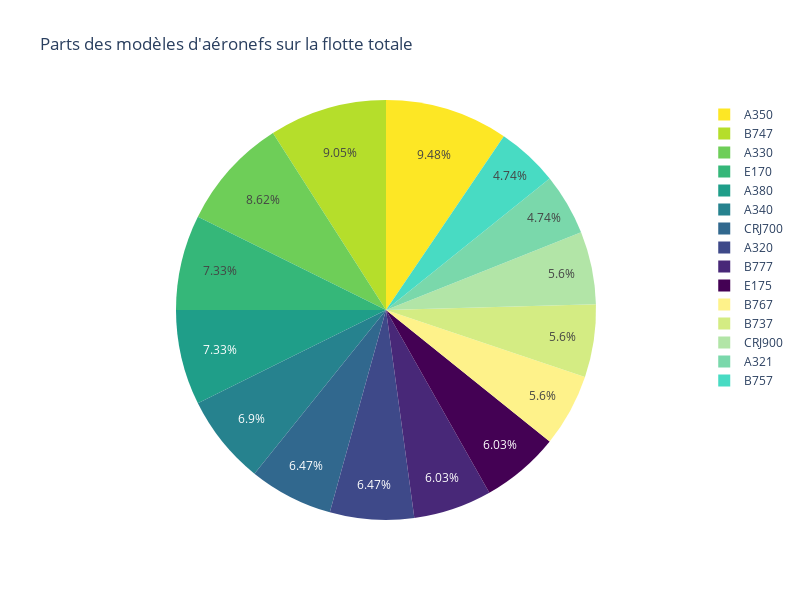

Notebook cell for this chart:
### Code cell
fig = px.pie(
    df_aeronefs,
    names = 'type_model',
    title  = "Parts des modèles d'aéronefs sur la flotte totale",
    color_discrete_sequence = px.colors.sequential.Viridis_r,
    width = 800,
    height = 600
)
fig.show()

### Figure 1 — Plotly figure (JSON) as saved in the notebook; plotly's stock layout.template omitted (floating-point values rounded to 4 significant figures; data arrays with more than 128 entries replaced by an {"elided": "..."} marker saying what was removed)
{"data": [{"domain": {"x": [0, 1], "y": [0, 1]}, "hovertemplate": "type_model=%{label}<extra></extra>", "labels": {"elided": "232 str values"}, "legendgroup": "", "name": "", "showlegend": true, "type": "pie"}], "layout": {"height": 600, "legend": {"tracegroupgap": 0}, "piecolorway": ["#fde725", "#b5de2b", "#6ece58", "#35b779", "#1f9e89", "#26828e", "#31688e", "#3e4989", "#482878", "#440154"], "title": {"text": "Parts des modèles d'aéronefs sur la flotte totale"}, "width": 800}}
